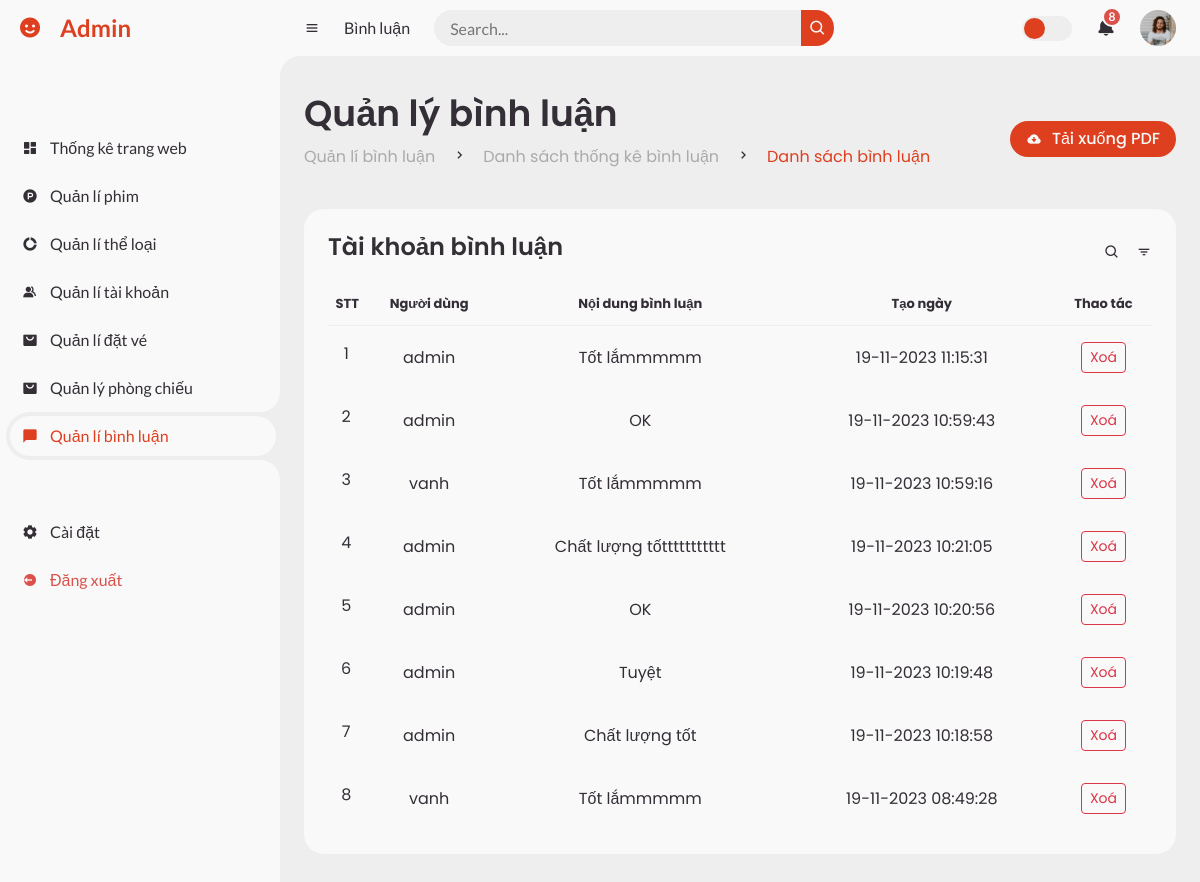
The app's page /admin/index.php?action=listComment with its own data.
### tables this page shows
CREATE TABLE `comments` (
  `ma_binh_luan` int(11) NOT NULL,
  `ma_nguoi_dung` int(11) NOT NULL,
  `ma_phim` int(11) NOT NULL,
  `content` varchar(255) NOT NULL,
  `create_at` timestamp NOT NULL DEFAULT current_timestamp()
);

CREATE TABLE `nguoidung` (
  `ma_nguoi_dung` int(11) NOT NULL,
  `ten_dang_nhap` varchar(50) NOT NULL,
  `mat_khau` varchar(255) NOT NULL,
  `email` varchar(100) NOT NULL,
  `role` int(11) NOT NULL DEFAULT 0
);

### models/pdo.php (called while the page is built, shortened)
<?php
function pdo_get_connection(){
    $servername = "localhost";
    $username = "root";
    $password = "";
    try {
        $conn = new PDO("mysql:host=$servername;dbname=da1_vephim", $username, $password);
        $conn->setAttribute(PDO::ATTR_ERRMODE, PDO::ERRMODE_EXCEPTION);
        return $conn;
    } catch(PDOException $e) {
        echo "Connection failed: " . $e->getMessage();
    }
}
function pdo_query($sql){
    $sql_args=array_slice(func_get_args(),1);
    try{
        $conn=pdo_get_connection();
        $stmt=$conn->prepare($sql);
        $stmt->execute($sql_args);
        $rows=$stmt->fetchAll();
        return $rows;
    }
    catch(PDOException $e){
        throw $e;
    }
    finally{
        unset($conn);
    }
}
?>

### models/adminModel/binhluanModel.php (called while the page is built, shortened)
<?php
    function load_all_binhluan() {
        $sql = "SELECT
                    comments.ma_binh_luan,
                    comments.ma_nguoi_dung,
                    comments.ma_phim,
                    comments.content,
                    comments.create_at,
                    nguoidung.ma_nguoi_dung,
                    nguoidung.ten_dang_nhap
                FROM
                    comments
                INNER JOIN
                    phim ON comments.ma_phim = phim.ma_phim
                INNER JOIN
                    nguoidung ON comments.ma_nguoi_dung = nguoidung.ma_nguoi_dung
                WHERE 1 ORDER BY ma_binh_luan DESC";
        return pdo_query($sql);
    }
?>

### admin/comment/listComment.php (the view, shortened to what this page needs)
<section id="content">
    <nav>
        <i class='bx bx-menu'></i>
        <a href="#" class="nav-link">Bình luận</a>
        <form action="#">
            <div class="form-input">
                <input type="search" placeholder="Search...">
                <button type="submit" class="search-btn"><i class='bx bx-search'></i></button>
            </div>
        </form>
        <label for="switch-mode" class="switch-mode"></label>
        <a href="#" class="notification">
            <i class='bx bxs-bell'></i>
            <span class="num">8</span>
        </a>
        <a href="#" class="profile">
            <img src="img/people.png">
        </a>
    </nav>
    <main>
        <div class="head-title">
            <div class="left">
                <h1>Quản lý bình luận</h1>
                <ul class="breadcrumb">
                    <li>
                        <a href="#">Quản lí bình luận</a>
                    </li>
                    <li><i class='bx bx-chevron-right'></i></li>
                    <li>
                        <a href="">Danh sách thống kê bình luận</a>
                    </li>
                    <li><i class='bx bx-chevron-right'></i></li>
                    <li>
                        <a class="active" href="#">Danh sách bình luận</a>
                    </li>
                </ul>
            </div>
            <a href="#" class="btn-download">
                <i class='bx bxs-cloud-download'></i>
                <span class="text">Tải xuống PDF</span>
            </a>
        </div>
        <div class="table-data">
            <div class="order">
                <div class="head">
                    <h3>Tài khoản bình luận</h3>
                    <i class='bx bx-search'></i>
                    <i class='bx bx-filter'></i>
                </div>
                <table>
                    <thead>
                    <tr class="tr_th">
                        <th>STT</th>
                        <th>Người dùng</th>
                        <th>Nội dung bình luận</th>
                        <th>Tạo ngày</th>
                        <th>Thao tác</th>
                    </tr>
                    </thead>
                    <tbody>
                        <?php
                            foreach($listComment as $key => $comment) {
                                ?>
                                    <tr class="tr_td">
                                        <td><?=$key + 1?></td>
                                        <td>
                                            <span><?=$comment['ten_dang_nhap']?></span>
                                        </td>
                                        <td><?=$comment['content']?></td>
                                        <td><?= date('d-m-Y H:i:s', strtotime($comment['create_at'])) ?></td>
                                        <td>
                                            <a class="btn btn-outline-danger btn-sm" onclick="return confirm('bạn có chắc không')" href="index.php?action=deleteComment&comment_id=<?=$comment['ma_binh_luan']?>">Xoá</a>
                                        </td>
                                    </tr>
                                <?php
                            }
                        ?>
                    </tbody>
                </table>
            </div>
        </div>
    </main>
</section>

### public/css/adminDetail.css (style rules this page uses)
:root { --nc-cl-hd: #cc3b1e; --nc-cl-hd2-dost: #dd3f1f; --nc-bg-bd: #ee4d2d; }
#content nav form .form-input button { background-color: var(--nc-cl-hd2-dost); }
#content nav .switch-mode::before { background-color: var(--nc-cl-hd2-dost); }
#content main .head-title .left .breadcrumb li a.active { color: var(--nc-cl-hd2-dost) !important; }
#content main .head-title .btn-download { background-color: var(--nc-cl-hd2-dost); }
.tr_th th { text-align: center !important; }
.tr_td td { text-align: center !important; }
#content main .table-data .order table tr td:first-child { display: block; align-items: center; grid-gap: 12px; padding-left: 6px; }

### records on screen
comments: ma_nguoi_dung.ten_dang_nhap "admin", content "Tốt lắmmmmm", create_at "19-11-2023 11:15:31"
comments: ma_nguoi_dung.ten_dang_nhap "admin", content "OK", create_at "19-11-2023 10:59:43"
comments: ma_nguoi_dung.ten_dang_nhap "vanh", content "Tốt lắmmmmm", create_at "19-11-2023 10:59:16"
comments: ma_nguoi_dung.ten_dang_nhap "admin", content "Chất lượng tốttttttttttt", create_at "19-11-2023 10:21:05"
comments: ma_nguoi_dung.ten_dang_nhap "admin", content "OK", create_at "19-11-2023 10:20:56"
comments: ma_nguoi_dung.ten_dang_nhap "admin", content "Tuyệt", create_at "19-11-2023 10:19:48"
comments: ma_nguoi_dung.ten_dang_nhap "admin", content "Chất lượng tốt", create_at "19-11-2023 10:18:58"
comments: ma_nguoi_dung.ten_dang_nhap "vanh", content "Tốt lắmmmmm", create_at "19-11-2023 08:49:28"
